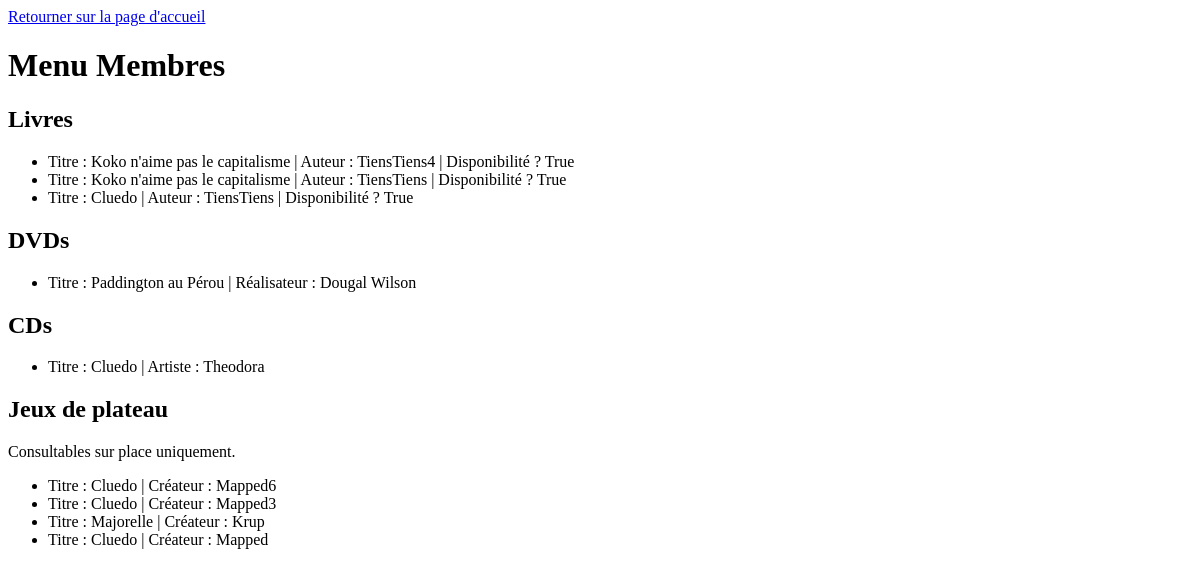
The app's page /membre/, older data.
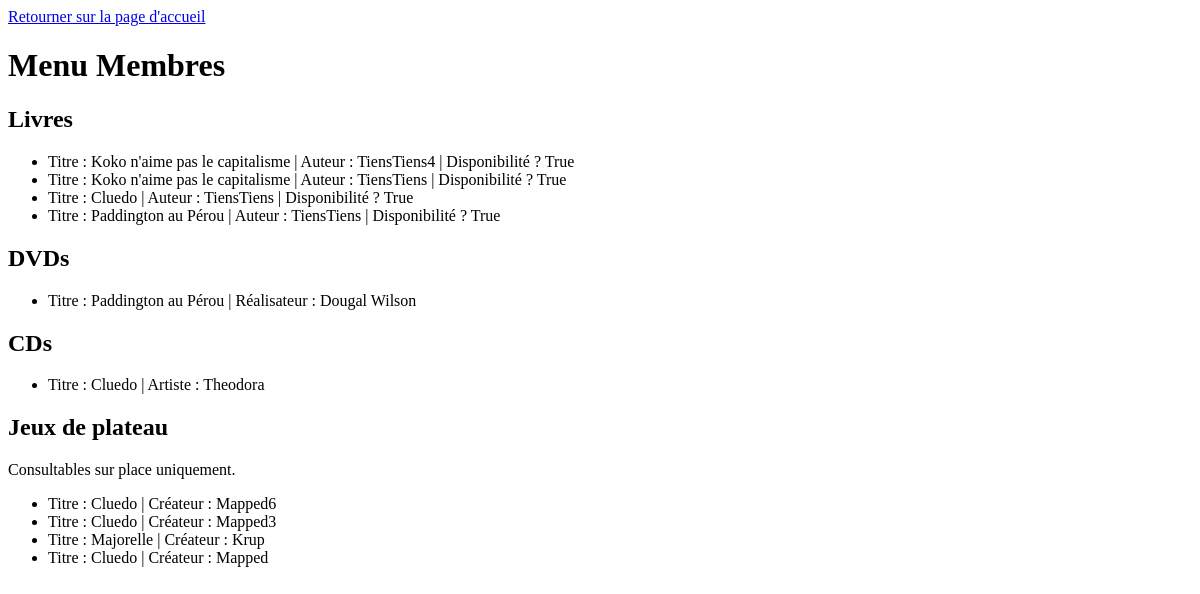
The same page, newer data.
### mediatheque/models/media.py (models this page shows)
class Media(models.Model):
    name = models.CharField(max_length=150)
    date_emprunt = models.DateField(null=True, blank=True)
    disponible = models.BooleanField(default=True)
    emprunteur = models.ForeignKey(Emprunteur, on_delete=models.SET_NULL, null=True, blank=True)

class Livre(Media):
    auteur = models.CharField(max_length=150)

class Media(models.Model):
    name = models.CharField(max_length=150)
    date_emprunt = models.DateField(null=True, blank=True)
    disponible = models.BooleanField(default=True)
    emprunteur = models.ForeignKey(Emprunteur, on_delete=models.SET_NULL, null=True, blank=True)

class Dvd(Media):
    realisateur = models.CharField(max_length=150)

class Cd(Media):
    artiste = models.CharField(max_length=150)

### mediatheque/models/jeu.py (models this page shows)
class JeuDePlateau(models.Model):
    name = models.CharField(max_length=150)
    createur = models.CharField(max_length=150)

### membre/views.py (the view)
# urls.py: path('', menuMembre, name="menuMembre"),
def menuMembre(request):
    livres = Livre.objects.all()
    cds = Cd.objects.all()
    dvds = Dvd.objects.all()
    jeux = JeuDePlateau.objects.all()
    return render(request, "menuMembre.html", {
        'livres': livres,
        'cds': cds,
        'dvds': dvds,
        'jeux': jeux
    })

### membre/templates/menuMembre.html (shortened to what this page needs)
<!DOCTYPE html>
<html lang="fr">
<head>
</head>
<header>
    <a href="/">Retourner sur la page d'accueil</a>
</header>
<body>
<h1>Menu Membres</h1>
<h2>Livres</h2>
<ul>
    {% for livre in livres %}
        <li>Titre : {{ livre.name }} | Auteur : {{ livre.auteur }} | Disponibilité ? {{ livre.disponible}}</li>
    {% empty %}
        <li>Aucun livre disponible.</li>
    {% endfor %}
</ul>
<h2>DVDs</h2>
<ul>
    {% for dvd in dvds %}
        <li>Titre : {{ dvd.name }} | Réalisateur : {{ dvd.realisateur }}</li>
    {% empty %}
        <li>Aucun DVD disponible.</li>
    {% endfor %}
</ul>
<h2>CDs</h2>
<ul>
    {% for cd in cds %}
        <li>Titre : {{ cd.name }} | Artiste : {{ cd.artiste }}</li>
    {% empty %}
        <li>Aucun CD disponible.</li>
    {% endfor %}
</ul>
<h2>Jeux de plateau</h2>
<p>Consultables sur place uniquement.</p>
<ul>
    {% for jeu in jeux %}
        <li>Titre : {{ jeu.name }} | Créateur : {{ jeu.createur }} </li>
    {% empty %}
        <li>Aucun jeu de plateau disponible.</li>
    {% endfor %}
</ul>
</body>
</html>

Row changes from the older to the newer data that the page shows:
added Livre: name "Paddington au Pérou", auteur "TiensTiens", disponible "True"
